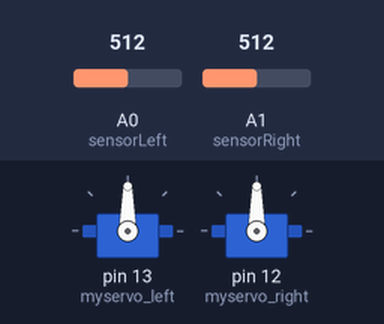
A sketch run on a simulated Arduino Uno, built with avr-gcc and run on an emulated ATmega328P. On the bench: 2 × servo. Inputs (shaded band) come from the test bench; at power-on: A1 (sensorRight) = 512, A0 (sensorLeft) = 512.

Above: at 1.2 s.
1.3 s: A1 (sensorRight) set to 526
2.8 s: A1 (sensorRight) set to 542
At 3.1 s:
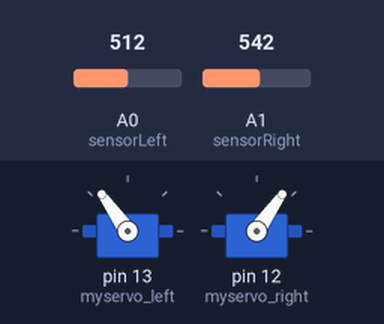
Timing chart, 0 to 5.8 s (numbered marks = the images above; inputs shaded):
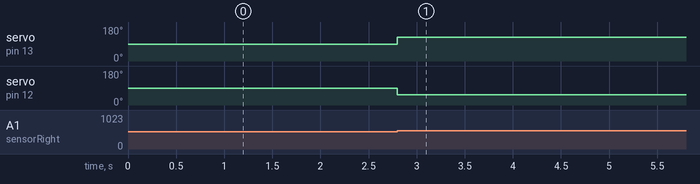

The sketch:

LightChasingSystem.ino
```cpp
/*
專題名稱:追光系統
A0:光敏模組E
A1:光敏模組W
A2:微動開關min
A3:微動開關max
A4:負載電壓
A5:附載電流

13:伺服馬達E
12:伺服馬達W
11:藍芽RXD
10:藍芽TXD
20:顯示SDA
21:顯示CSL
*/

//(函式庫)程式庫
#include <Wire.h>  //I2C
//#include <LiquidCrystal_I2C.h>  //LCD_I2C
#include <Servo.h>  //伺服馬達

//建立伺服馬達物件(SERVO)
Servo myservo_left;   //左邊伺服馬達
Servo myservo_right;  //右邊伺服馬達

//預設值
int sensorLeft = 0;                           //設A0為sensorLeft
int sensorRight = 1;                          //設A1為sensorRight
int val1, val2, val3, val4 = 135, val5 = 45;  //設val1,val2,val3為光敏變數
//初始程式
void setup() {
  myservo_left.attach(13);   //設myservo_left 為13pin
  myservo_right.attach(12);  //設myservo_right為12pin
}
//重複程式
void loop() {
  val1 = analogRead(sensorLeft);   //設sensorLeft為val1
  val2 = analogRead(sensorRight);  //設sensorLeft為val2
  do {
    val3 = val1 - val2;

    if (val3 > 20 && val3 < -20) {
      myservo_right.write(val4 - 10);
      myservo_left.write(val5 + 10);
    } else if (val3 < -20) {
      myservo_right.write(val5 + 10);
      myservo_left.write(val4 - 10);
    }
  } while (val3 >= 30 && val3 <= -30);
  delay(15);


}
```

Measured:
- the behaviour switches between 532 and 533 on A1 (sensorRight) (found by bisection; images 0 and 1)
- after the input at 1.3 s, every drawn part: stays the same
- after the input at 2.8 s, servo on pin 13 (myservo_left): 90° → 125° at once; servo on pin 12 (myservo_right): 90° → 55° at once
